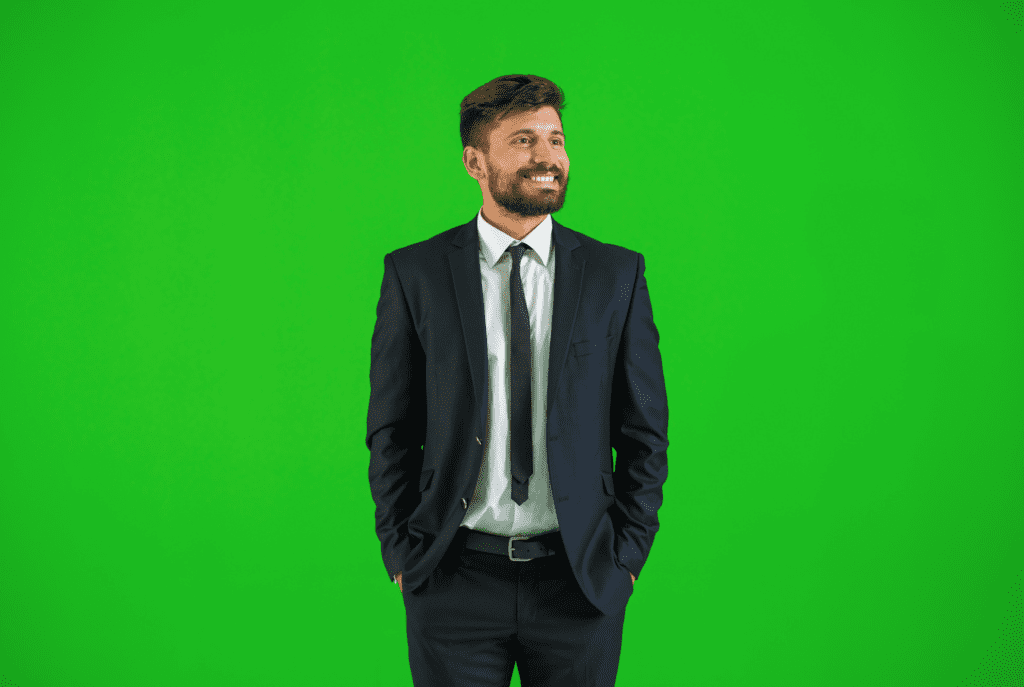
#> input picture Part 1 - Into to Computer Vision/resources/img4.png, 1024 x 687 px
$ jupyter execute 'Green Screen.ipynb'
#> lines starting #> are read from the running program, lines starting #| are printed output that depends on the picture; after the words box and inside, x2 and y2 are one past the last pixel; in counts of white or black regions, pixels touching at a corner belong together
### Import Resources

[cell 1]
import numpy as np
import matplotlib.pyplot as plt
import cv2

### Read and display image

[cell 2]
# Read in the image
image = cv2.imread('resources/img4.png')
#> image is the input picture: shape (687, 1024, 3); mean B, G, R 37.1, 163.3, 34.6

# Print out the type of image data and its dimensions (height, width, and color)
print('This image is:', type(image),
      ' with dimensions:', image.shape)
#| This image is: <class 'numpy.ndarray'>  with dimensions: (687, 1024, 3)

[cell 3]
# Make a copy of the image
image_copy = np.copy(image)

# Change color to RGB (from BGR)
image_copy = cv2.cvtColor(image_copy, cv2.COLOR_BGR2RGB)

# Display the image copy
plt.figure(figsize=(14, 7))
plt.imshow(image_copy)

### Define the color threshold

[cell 4]
## TODO: Define the color selection boundaries in RGB values
# play around with these values until you isolate the blue background
lower_green = np.array([0,155,0])
upper_green = np.array([90,255,90])

### Create Mask

[cell 5]
# Define the masked area
mask = cv2.inRange(image_copy, lower_green, upper_green)
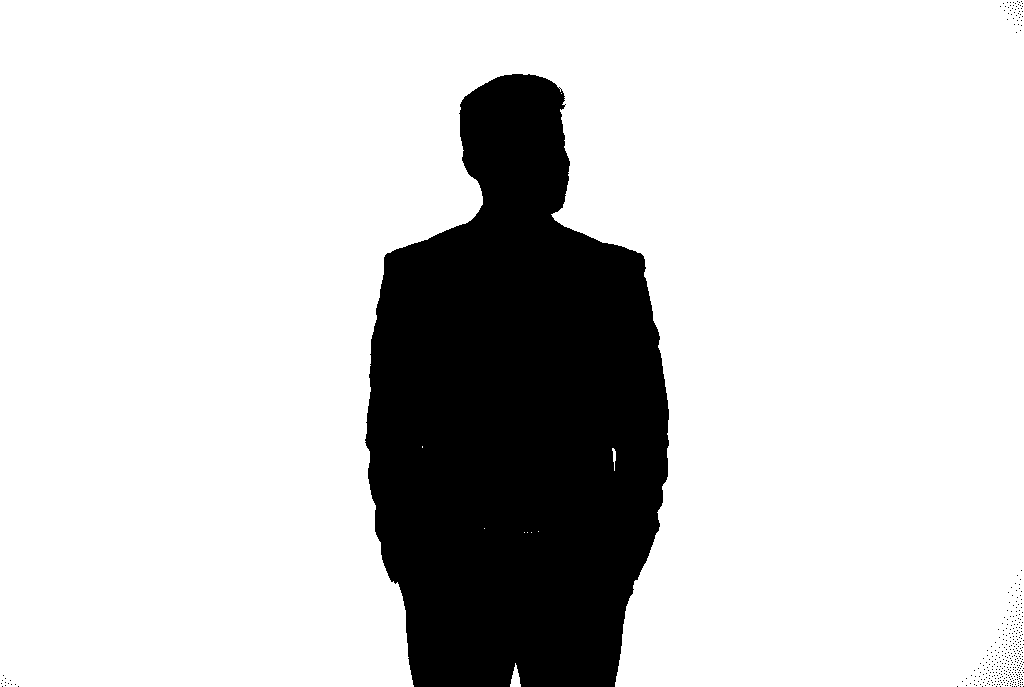
#> mask: shape (687, 1024); 80.8% white; 358 black regions (357 under 20 px), largest, box (x1, y1, x2, y2) and area: (365, 74, 669, 687) 134563

# Vizualize the mask
plt.figure(figsize=(14, 7))
plt.imshow(mask, cmap='gray')

[cell 6]
# Mask the image to let the pizza show through
masked_image = np.copy(image_copy)

masked_image[mask != 0] = [0, 0, 0]
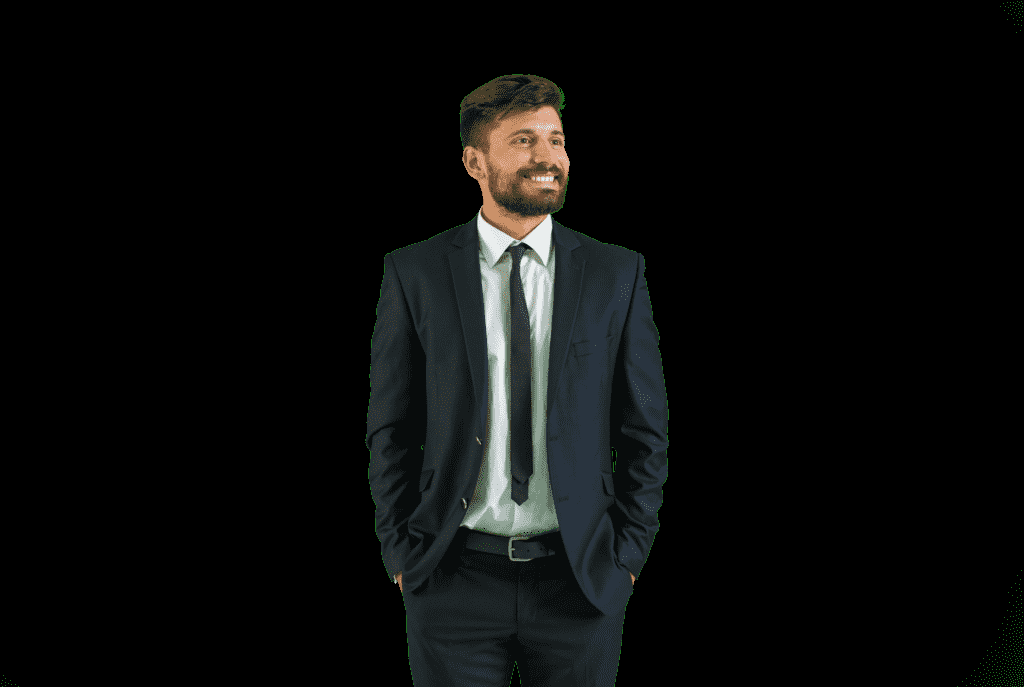
#> masked_image: shape (687, 1024, 3); mean R, G, B 10.6, 11.6, 11.2

# Display it!
plt.figure(figsize=(14, 7))
plt.imshow(masked_image)

### Mask and add Background image

[cell 7]
# Load in a background image, and convert it to RGB
background_image = cv2.imread('resources/img3.jpg')
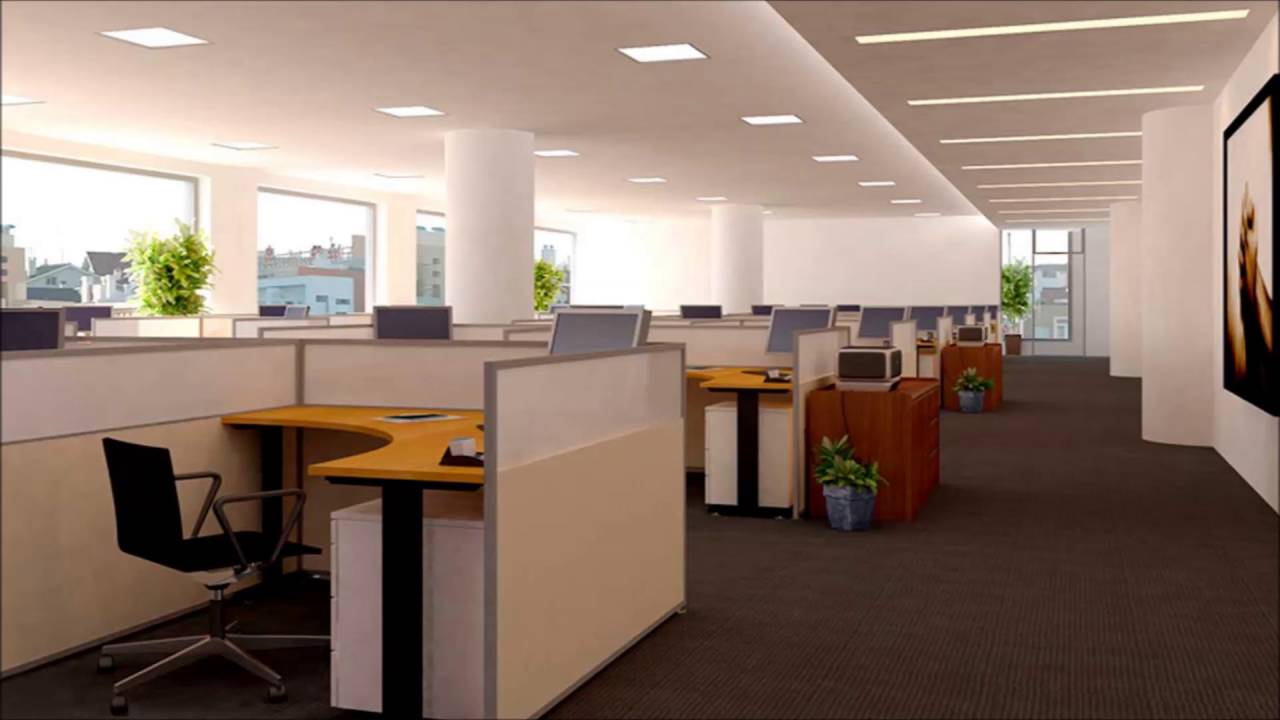
#> input picture Part 1 - Into to Computer Vision/resources/img3.jpg, 1280 x 720 px
#> background_image is the input picture: shape (720, 1280, 3); mean B, G, R 107.8, 120, 141.5
background_image = cv2.cvtColor(background_image, cv2.COLOR_BGR2RGB)

# Crop it to the right size (514x816)
crop_background = cv2.resize(background_image, (1024, 687))
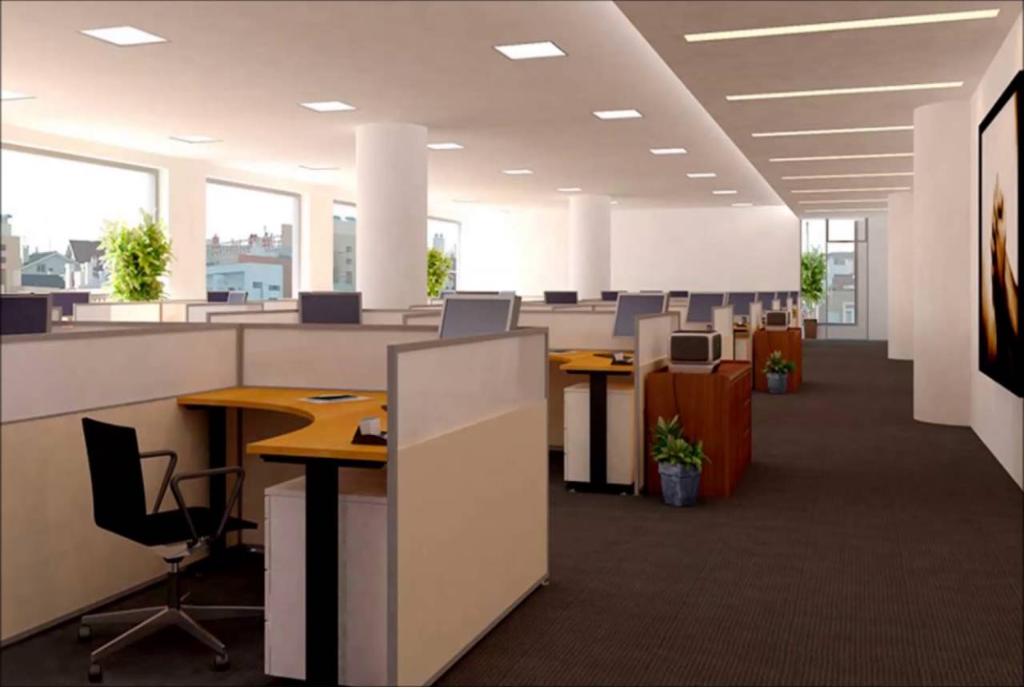
#> crop_background: shape (687, 1024, 3); mean R, G, B 141.4, 119.9, 107.7
# background_image[0:1920,0:720]

# Mask the cropped background so that the pizza area is blocked
crop_background[mask == 0] = [0, 0, 0]
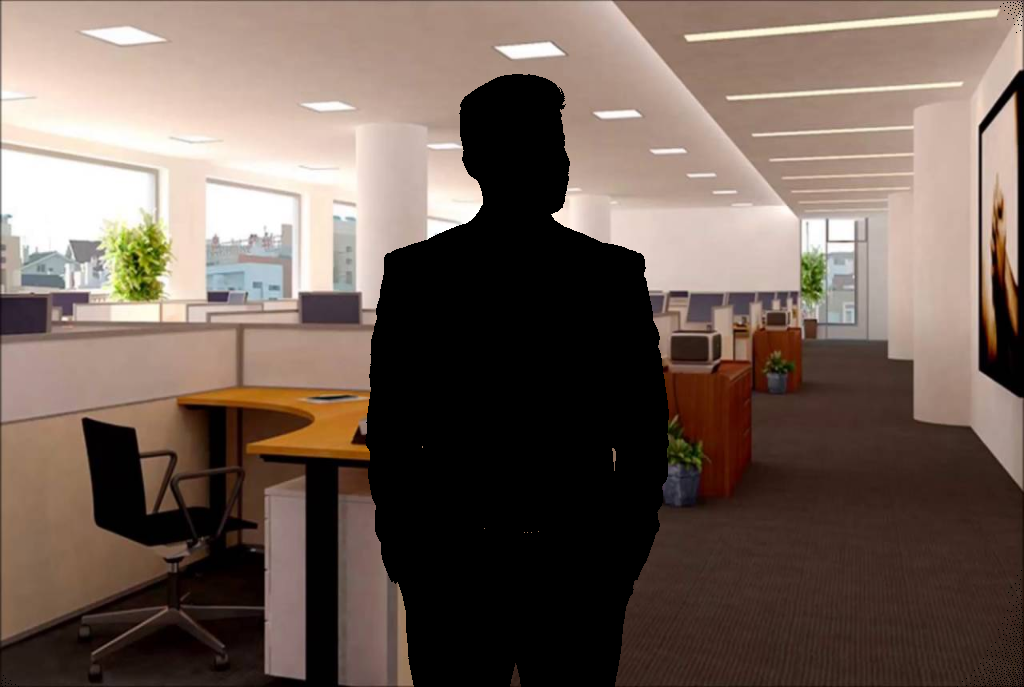
#> crop_background: shape (687, 1024, 3); 19.18% of pixels changed, all inside (x1, y1, x2, y2) = (1, 1, 1024, 687)

# Display the background
plt.figure(figsize=(14, 7))
plt.imshow(crop_background)

### Create a complete image

[cell 8]
# Add the two images together to create a complete image!
complete_image = masked_image + crop_background
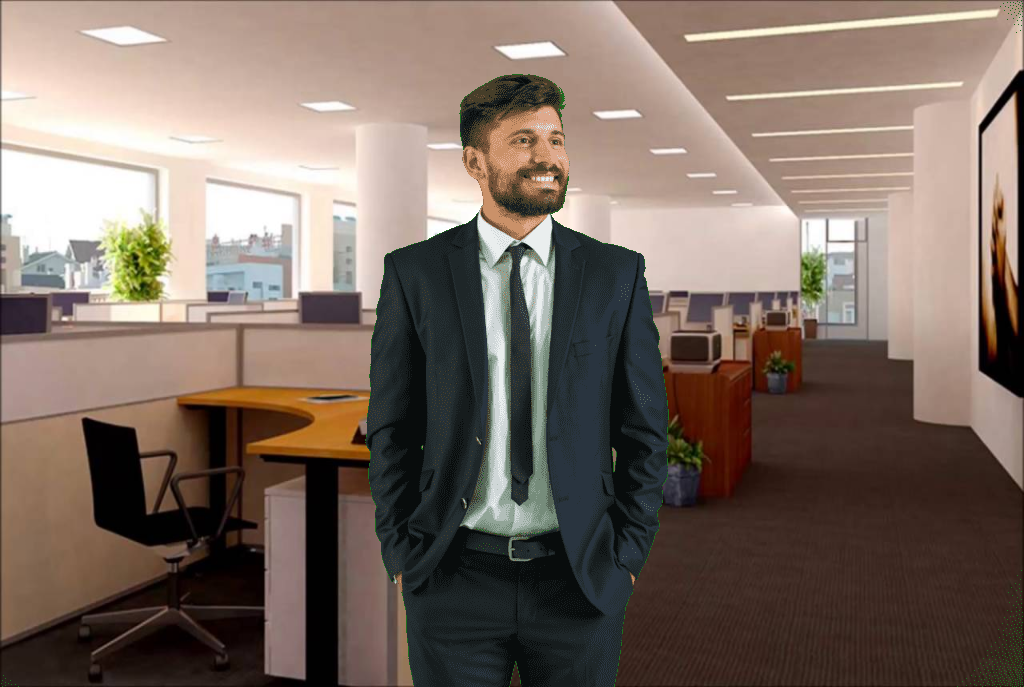
#> complete_image: shape (687, 1024, 3); mean R, G, B 124.7, 108.9, 99.2

# Display the result
plt.figure(figsize=(14, 7))
plt.imshow(complete_image)
